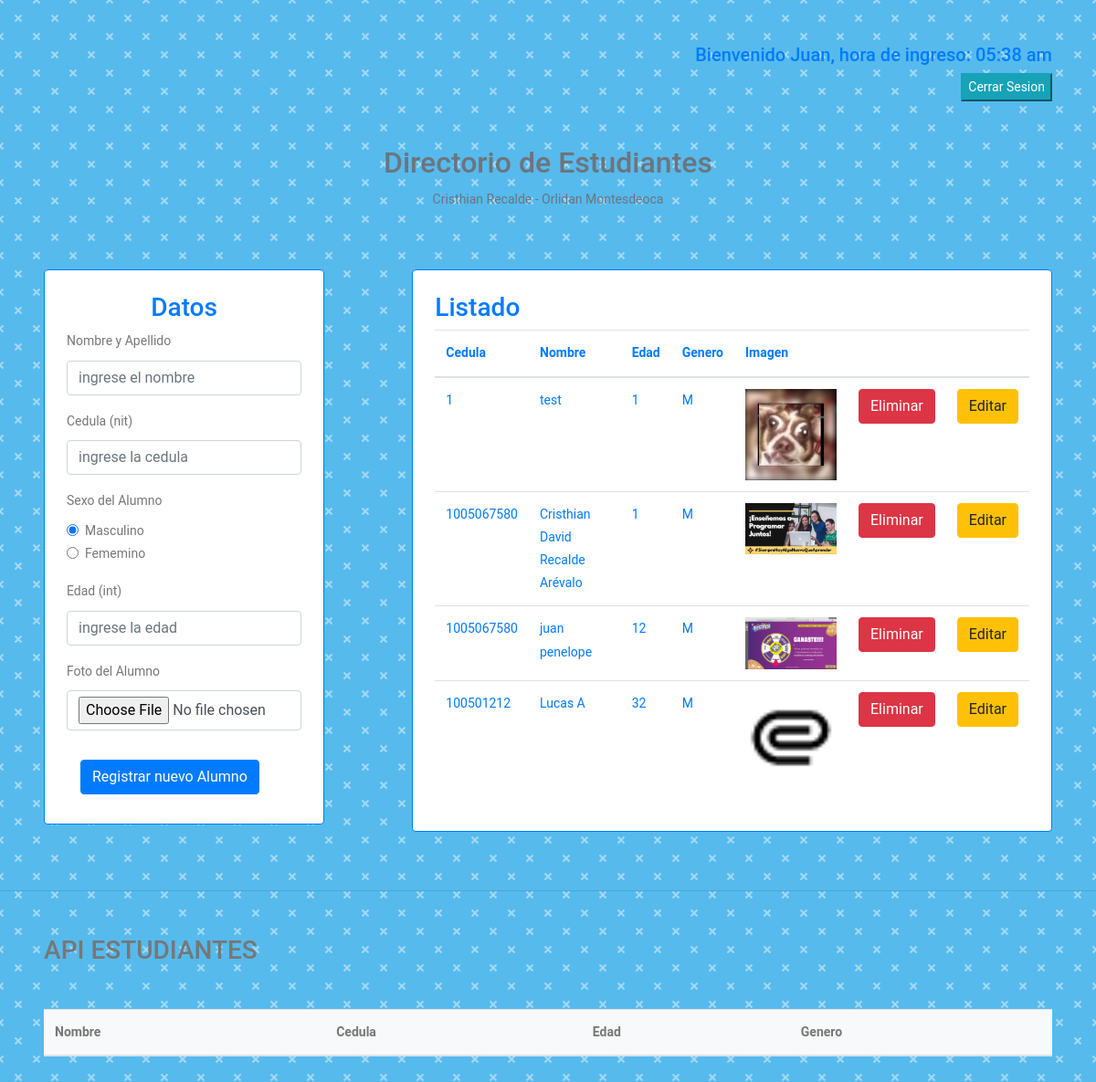
Screenshot of /vista/index.php (signed in) with the database file from the repository.
### tables this page shows
CREATE TABLE `tblestudiantes` (
  `isEstudiante` int(11) NOT NULL,
  `nombre` varchar(100) NOT NULL,
  `cedula` varchar(10) NOT NULL,
  `genero` varchar(1) NOT NULL,
  `edad` int(3) NOT NULL,
  `img` varchar(255) NOT NULL
);

### vista/index.php (the view, shortened to what this page needs)
<?php
    $conexion = conectar();
    $sql = "SELECT * FROM tblestudiantes;";
    $query = mysqli_query($conexion, $sql);
?>
<!DOCTYPE html>
<html lang="en">
<head>
    <link rel="stylesheet" href="https://maxcdn.bootstrapcdn.com/bootstrap/4.0.0/css/bootstrap.min.css"
>
    <link rel="stylesheet" href="../vista/source/estilos/styles.css">
    <link rel="stylesheet" href="../vista/source/icons/course-certificate.png">
</head>
<body>
    <div class="text-center mt-4 text-secondary">
        <div class="text-right m-5">
            <?php
                if(isset($_SESSION['user'])){
                    echo "<h5 class='text-primary'>Bienvenido ".$_SESSION['user'].", hora de ingreso: ".date("h:i a")."</h5>";
                }else{
                    header("location: login.php");
                }
            ?>
            <form method="POST" action="index.php">
                <input type="submit" class="btn-info" id="cerrar" name="cerrar" value="Cerrar Sesion">
            </form>
        </div>
        <h2>Directorio de Estudiantes</h2>
        <p>Cristhian Recalde - Orlidan Montesdeoca</p>
    </div>
    <section class="d-flex">
        <article>
            <div class="d-inline-block border card border-primary p-4 m-5" id="contenedor">
                <h3 class="text-center text-primary">Datos</h3>
                <form method="POST" action="../controlador/controladorInsertar.php" enctype="multipart/form-data">
                    <div class="mb-3 ">
                        <label class="form-label">Nombre y Apellido</label>
                        <input type="text" class="form-control" name="namefull" placeholder="ingrese el nombre"
                            required>
                    </div>
                    <div class="mb-3">
                        <label class="form-label">Cedula (nit)</label>
                        <input type="number" name="cedula" class="form-control" placeholder="ingrese la cedula"
                            required>
                    </div>
                    <div class="mb-3">
                        <label for="Sexo">Sexo del Alumno</label>
                        <div class="form-check">
                            <input class="form-check-input" type="radio" name="sexo" value="M" checked>
                            <label class="form-check-label" for="sexoM">
                                Masculino
                            </label>
                        </div>
                        <div class="form-check">
                            <input class="form-check-input" type="radio" name="sexo" value="F">
                            <label class="form-check-label" for="sexoF">
                                Fememino
                            </label>
                        </div>
                    </div>
                    <div class="mb-3">
                        <label class="form-label">Edad (int)</label>
                        <input type="number" name="edad" class="form-control" placeholder="ingrese la edad" required>
                    </div>
                    <div class="mb-3">
                        <label for="formFile" class="form-label">Foto del Alumno</label>
                        <input class="form-control" type="file" name="foto" accept="image/png,image/jpeg" required>
                    </div>
                    <div class="d-grid gap-2 col-12 mx-auto">
                        <button type="submit" class="btn  btn btn-primary mt-3 mb-2" name="enviar">
                            Registrar nuevo Alumno
                        </button>
                    </div>
                </form>
            </div>
        </article>
        <div class="d-inline-block border card border-primary p-4 m-5 text-primary" id="contenedor">
            <h3>Listado</h3>
            <table class="table responsive" id="tb">
                <thead>
                    <tr>
                        <th id="cedula">Cedula</th>
                        <th id="nombre">Nombre</th>
                        <th id="edad">Edad</th>
                        <th id="genero">Genero</th>
                        <th id="img">Imagen</th>
                        <th></th>
                        <th></th>
                    </tr>
                </thead>
                <tbody>
                    <?php
                        while($row = mysqli_fetch_array($query)){
                    ?>
                    <tr>
                        <td><?php echo $row['cedula'] ?></td>
                        <td><?php echo $row['nombre'] ?></td>
                        <td><?php echo $row['edad'] ?></td>
                        <td><?php echo $row['genero'] ?></td>
                        <td><img src="../imgs/<?php echo $row['img'] ?>" alt="foto" width="100px"></td>
                        <td>
                            <a href="../controlador/controladorEliminar.php?id=<?php echo $row['isEstudiante']?>">
                                <button type="button" class="btn btn-danger">Eliminar</button>
                            </a>
                        </td>
                        <td>
                            <a href="actualizar.php?id=<?php echo $row['isEstudiante']?>">
                                <button type="button" class="btn btn-warning">Editar</button>
                            </a>
                        </td>
                    </tr>
                    <?php
                        }
                    ?>
                </tbody>
            </table>
        </div>
    </section>
    <hr>
    <div class="responsive">
        <h3 class="m-5">API ESTUDIANTES</h3>
        <section class="m-5">
            <table id="tblApi" class="table bg-light">
                <thead>
                    <tr>
                        <th>Nombre</th>
                        <th>Cedula</th>
                        <th>Edad</th>
                        <th>Genero</th>
                    </tr>
                </thead>
            </table>
        </section>
    </div>
    <link rel="stylesheet" type="text/css" href="https://cdn.datatables.net/v/bs4/dt-1.13.1/datatables.min.css" />
</body>
</html>

### vista/source/estilos/styles.css (style rules this page uses)
body { background-color: #56baed; font-family: 'Roboto', sans-serif; font-size: 14px; color: #777; line-height: 1.8em; font-weight: 400; }

### rows the page displays
tblestudiantes: cedula "1", nombre "test", edad "1", genero "M", img (picture)
tblestudiantes: cedula "1005067580", nombre "Cristhian David Recalde Arévalo", edad "1", genero "M", img (picture)
tblestudiantes: cedula "1005067580", nombre "juan penelope", edad "12", genero "M", img (picture)
tblestudiantes: cedula "100501212", nombre "Lucas A", edad "32", genero "M", img (picture)

### other values shown
$_SESSION['user'] "Juan"
